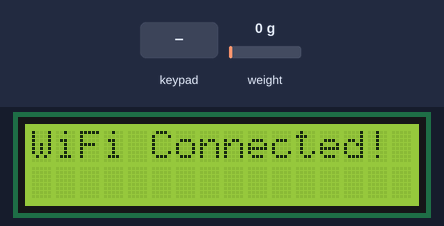
Recording of a sketch running on a simulated ESP32. Parts: 16×2 character LCD. Inputs (shaded band) come from the test bench; at power-on: weight on the scale 0 g. WiFi joins after 1.5 s; servers stay silent unless stated; uploads are accepted with an empty reply; what the sketch prints to the serial monitor is not drawn.

Above: at 4.1 s.
6.3 s: weight on the scale set to 3 g
7.8 s: weight on the scale set to 6 g
10.5 s: key '1' pressed
At 11.6 s:
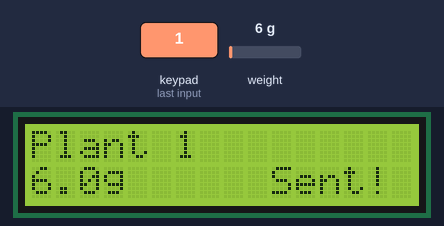
13.3 s: keypad keys 1 3 1 2 2 7 1 4 pressed 0.4 s apart
At 13.58 s:
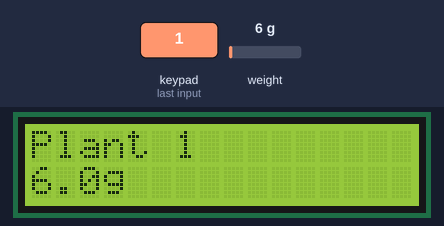
18.0 s: weight on the scale set to 100 g
At 20.2 s:
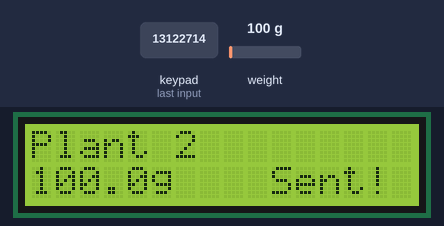
Timing chart, 0 to 21.7 s (numbered marks = the images above; inputs shaded):
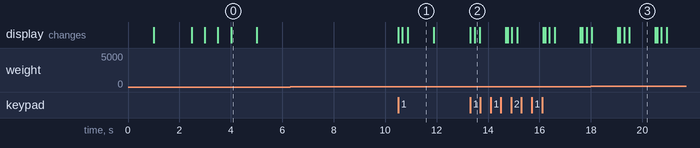

Measured:
- after the input at 6.3 s, every drawn part: stays the same
- after the input at 7.8 s, every drawn part: stays the same
- after the input at 10.5 s, the display: first changes at once (image 1 shows a later state)
- after the input at 13.3 s, the display: first changes at once (image 2 shows a later state)
- what the display in image 0 shows lasts 1.0 s, from 4.0 s to 5.0 s

The sketch:

Finalv2.ino
```cpp
/*
 * Integrated ESP32 Weight Scale with Keypad and Supabase
 * Features:
 * - HX711 Load Cell for weight measurement
 * - 16x2 LCD I2C display
 * - 3x4 Keypad for plant selection (keys 1-9, 0 for plant_0)
 * - WiFi connectivity and Supabase database integration
 * - Automatic averaging of weight readings
 */

 //current response time - 1.27 - 2.08 seconds

#include <HX711_ADC.h>
#include <Wire.h>
#include <LiquidCrystal_I2C.h>
#include <Keypad.h>
#include <WiFi.h>
#include <HTTPClient.h>
#include <ArduinoJson.h>

// ----------------- WiFi Configuration -----------------
const char* ssid = "YOUR_WIFI_SSID";
const char* password = "YOUR_WIFI_PASSWORD";

// ----------------- Supabase Configuration -----------------
const char* supabaseUrl = "YOUR_SUPABASE_URL";
const char* supabaseKey = "YOUR_SUPABASE_ANON_KEY";

// ----------------- Hardware Pin Configuration -----------------
// HX711 Load Cell
const int HX711_DOUT = 23;
const int HX711_SCK  = 22;

// I2C LCD
const int I2C_SDA = 18;
const int I2C_SCL = 19;


// Keypad (3x4)
const byte ROWS = 4;
const byte COLS = 3;
char keys[ROWS][COLS] = {
  {'1','2','3'},
  {'4','5','6'},
  {'7','8','9'},
  {'*','0','#'}
};
byte rowPins[ROWS] = {13, 12, 27, 14};
byte colPins[COLS] = {26, 33, 32};

// ----------------- Objects -----------------
HX711_ADC LoadCell(HX711_DOUT, HX711_SCK);
LiquidCrystal_I2C lcd(0x27, 16, 2);
Keypad keypad = Keypad(makeKeymap(keys), rowPins, colPins, ROWS, COLS);

// ----------------- Configuration -----------------
float calFactor = 375.0;
const float MIN_WEIGHT_THRESHOLD = 5.0;
const int READINGS_COUNT = 3; // Further reduced for speed
const int READING_DELAY = 50; // Even faster readings

// ----------------- State Variables -----------------
bool itemPresent = false;
bool lastItemState = false;

void setup() {
  Serial.begin(115200);
  delay(1000);

  // Initialize hardware
  initializeHardware();

  // Connect to WiFi
  connectToWiFi();

  // System ready - LCD off and blank screen
  lcd.clear();
  lcd.noBacklight();
}

void loop() {
  // Update load cell
  LoadCell.update();
  float weight = LoadCell.getData();

  // Debug output every 2 seconds
  static unsigned long lastDebug = 0;
  if (millis() - lastDebug > 2000) {
    Serial.print("Weight: ");
    Serial.print(weight);
    Serial.print("g, Item present: ");
    Serial.println((abs(weight) >= MIN_WEIGHT_THRESHOLD) ? "YES" : "NO");
    lastDebug = millis();
  }

  // Check item presence
  itemPresent = (abs(weight) >= MIN_WEIGHT_THRESHOLD);

  // Handle keypad input
  char key = keypad.getKey();
  if (key) {
    Serial.print("Key pressed: ");
    Serial.print(key);
    Serial.print(", Weight: ");
    Serial.print(weight);
    Serial.print("g, Item present: ");
    Serial.println(itemPresent ? "YES" : "NO");
    handleKeyPress(key, weight);
  }

  delay(25); // Even faster loop
}

void initializeHardware() {
  // I2C LCD
  Wire.begin(I2C_SDA, I2C_SCL);
  lcd.init();
  // Keep backlight off as requested

  // HX711 Load Cell
  LoadCell.begin();
  LoadCell.start(1000);
  LoadCell.setCalFactor(calFactor);

  Serial.println("Hardware initialized");
}

void connectToWiFi() {
  // Turn on LCD only for WiFi connection status
  lcd.backlight();
  lcd.clear();
  lcd.setCursor(0, 0);
  lcd.print("Connecting WiFi");

  WiFi.begin(ssid, password);

  int attempts = 0;
  while (WiFi.status() != WL_CONNECTED && attempts < 20) {
    delay(500);
    Serial.print(".");
    lcd.setCursor(attempts % 16, 1);
    lcd.print(".");
    attempts++;
  }

  if (WiFi.status() == WL_CONNECTED) {
    Serial.println("\nWiFi connected!");
    Serial.print("IP address: ");
    Serial.println(WiFi.localIP());
    lcd.clear();
    lcd.setCursor(0, 0);
    lcd.print("WiFi Connected!");
    delay(1000);
  } else {
    Serial.println("\nWiFi connection failed!");
    lcd.clear();
    lcd.setCursor(0, 0);
    lcd.print("WiFi Failed!");
    delay(1000);
  }

  // Turn off LCD after WiFi setup
  lcd.clear();
  lcd.noBacklight();
}

void handleKeyPress(char key, float weight) {
  if (key >= '0' && key <= '9') {
    // Plant selection keys
    if (itemPresent) {
      int plantNumber = (key == '0') ? 0 : (key - '0');
      processWeightInstantly(plantNumber, weight);
    }
  }
}

void processWeightInstantly(int plantNumber, float weight) {
  // Turn ON LCD backlight when displaying data
  lcd.backlight();

  // Take quick readings for average
  float readings[READINGS_COUNT];
  float sum = 0;

  for (int i = 0; i < READINGS_COUNT; i++) {
    LoadCell.update();
    readings[i] = abs(LoadCell.getData());
    sum += readings[i];
    delay(READING_DELAY);
  }

  float averageWeight = sum / READINGS_COUNT;

  // Show weight immediately when key is pressed
  lcd.clear();
  lcd.setCursor(0, 0);
  lcd.print("Plant ");
  lcd.print(plantNumber);
  lcd.setCursor(0, 1);
  lcd.print(averageWeight, 1);
  lcd.print("g");

  Serial.print("Plant ");
  Serial.print(plantNumber);
  Serial.print(" weight: ");
  Serial.print(averageWeight);
  Serial.println("g");

  // Send to Supabase instantly (non-blocking approach)
  bool success = sendToSupabase(plantNumber, averageWeight);

  // Show result briefly
  lcd.setCursor(10, 1);
  if (success) {
    lcd.print("Sent!");
  } else {
    lcd.print("Error");
  }

  delay(1000); // Show result for 1 second

  // Turn OFF LCD backlight after displaying data
  lcd.clear();
  lcd.noBacklight();
}

bool sendToSupabase(int plantNumber, float weight) {
  if (WiFi.status() != WL_CONNECTED) {
    Serial.println("WiFi not connected");
    return false;
  }

  HTTPClient http;
  String url = String(supabaseUrl) + "/rest/v1/weights";

  // Set shorter timeout for faster response
  http.setTimeout(3000); // 3 second timeout
  http.begin(url);
  http.addHeader("Content-Type", "application/json");
  http.addHeader("apikey", supabaseKey);
  http.addHeader("Authorization", "Bearer " + String(supabaseKey));
  http.addHeader("Prefer", "return=minimal");
  http.addHeader("Connection", "close"); // Close connection immediately

  // Create minimal JSON payload
  String jsonString = "{\"plant_" + String(plantNumber) + "\":" + String(weight, 1) + "}";

  Serial.print("Sending to Supabase: ");
  Serial.println(jsonString);

  unsigned long startTime = millis();
  int httpResponseCode = http.POST(jsonString);
  unsigned long responseTime = millis() - startTime;

  Serial.print("Response time: ");
  Serial.print(responseTime);
  Serial.println("ms");

  bool success = false;
  if (httpResponseCode > 0) {
    Serial.print("HTTP Response: ");
    Serial.println(httpResponseCode);
    success = (httpResponseCode == 200 || httpResponseCode == 201);
  } else {
    Serial.print("HTTP Error: ");
    Serial.println(httpResponseCode);
  }

  http.end();
  return success;
}
```
